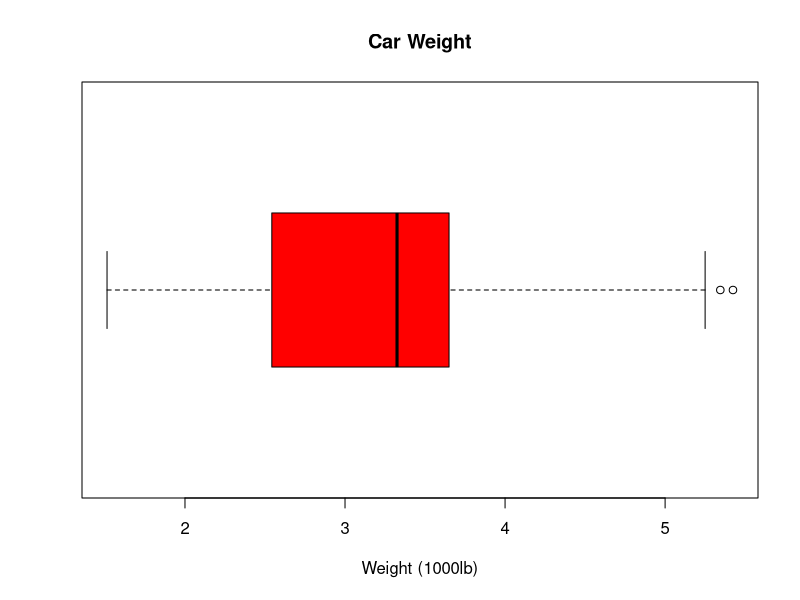
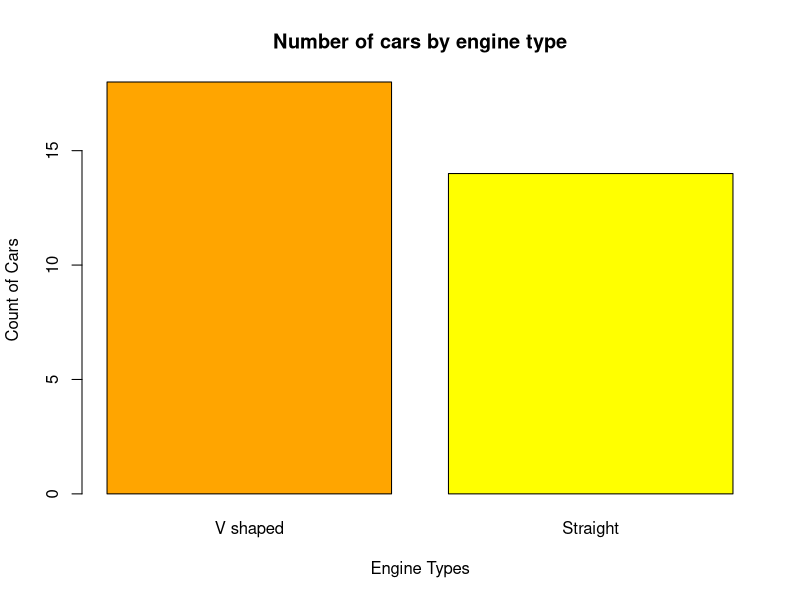
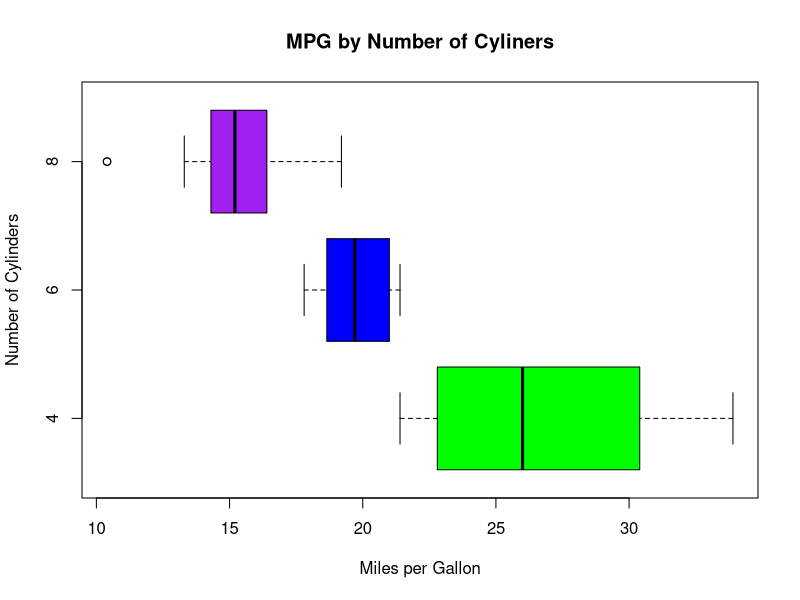
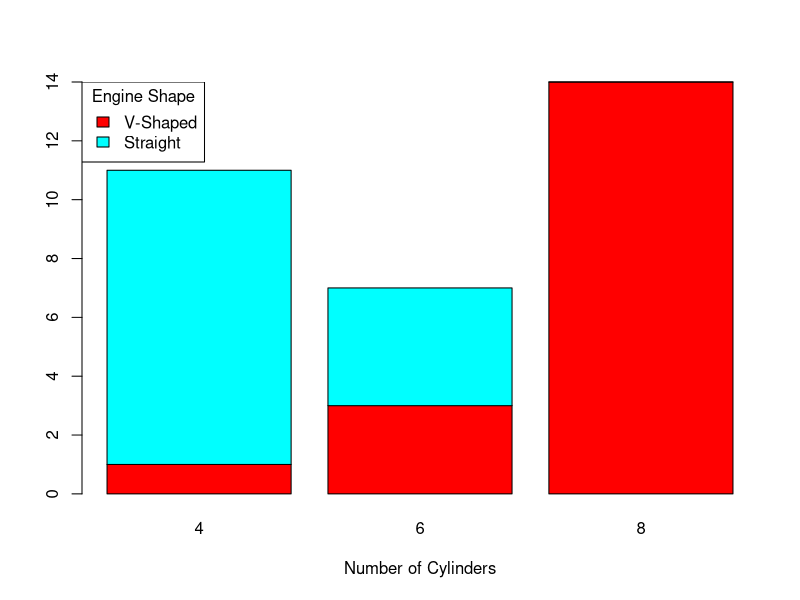
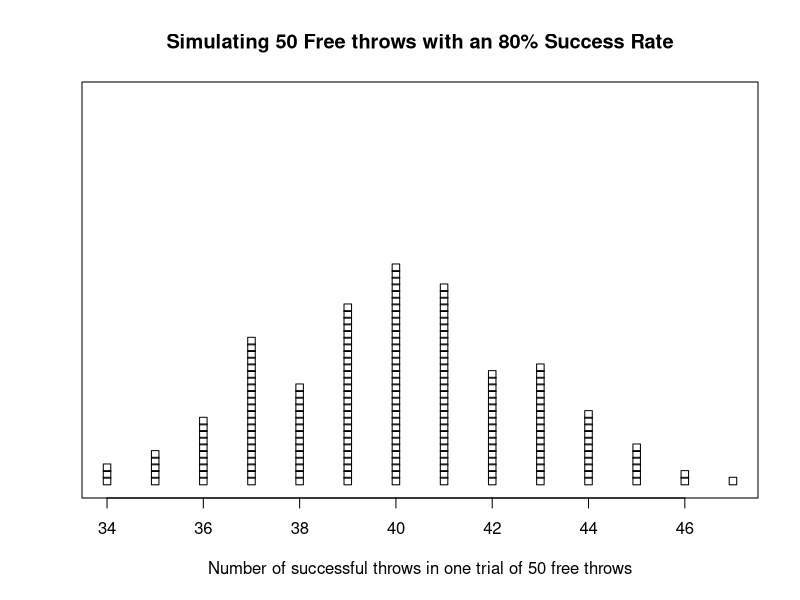

These figures' R source, in order:
## ---- chunk 1
data(mtcars)
head(mtcars)
## ---- chunk 2
boxplot(mtcars$wt,horizontal = TRUE,main="Car Weight",xlab="Weight (1000lb)",col = "red")

#relatively normal, slightly left skewed with outliers at the top end
## ---- chunk 3
vs_labels=table(mtcars$vs)
barplot(vs_labels,names.arg = c("V shaped","Straight"),main="Number of cars by engine type",xlab="Engine Types", ylab = "Count of Cars",col = c("orange","yellow"))
## ---- chunk 4
boxplot(mpg~cyl,data = mtcars,main="MPG by Number of Cyliners",ylab = "Number of Cylinders",xlab = "Miles per Gallon",col=c("green","blue","purple"),horizontal = TRUE)
## ---- chunk 5
barplot(table(mtcars$vs, mtcars$cyl), col = rainbow(2), xlab = "Number of Cylinders")
legend("topleft", legend = c("V-Shaped", "Straight"), fill = rainbow(2), title = "Engine Shape")
## ---- chunk 6
mean(mtcars$mpg)
upper=mean(mtcars$mpg)+sd(mtcars$mpg)
lower=mean(mtcars$mpg)+sd(mtcars$mpg)
one.sd=subset(mtcars,mpg>lower&mpg<upper)

highoutliers=22.8+1.5*IQR(mtcars$mpg)
lowoutliers=15.43-1.5*IQR(mtcars$mpg)
summary(mtcars$mpg)

#One outlier,33.9
## ---- chunk 7
# repeat procedure 200 times
results = c();
for(i in 1:200){
  # take a sample for a dataset where there are 8 1's representing successful throws and 2 0's representing unsuccessful throws. 
  # don't worry! we will talk more about this code later!
  results[i] = sum(sample(c(1,1,1,1,1,1,1,1,0,0), 50 ,replace = TRUE))
}

stripchart(results, method = "stack",ylim = c(0,250), xlab = "Number of successful throws in one trial of 50 free throws", main = "Simulating 50 Free throws with an 80% Success Rate")
## ---- chunk 8
z=(3.9-2.1)/0.8
## ---- chunk 9
pnorm(1.9,2.1,.8)
## ---- chunk 10
qnorm(.72,2.1,.8)
## ---- chunk 11
pnorm(2,2.1,.8)
pnorm(3,2.1,.8,lower.tail = FALSE)
1-(.4503+.1203)
## ---- chunk 12
library(datasets)
data("iris")
head(iris)
## ---- chunk 13
dim(iris)
observations=150*5
#5 variables
## ---- chunk 14
iris$Sepal.Length
## ---- chunk 15
summary(iris$Sepal.Width)
## ---- chunk 16
min(iris$Petal.Width)
## ---- chunk 17

## ---- chunk 18
median(iris$Sepal.Width)
## ---- chunk 19
iris[5,3]
## ---- chunk 20
iris[1:10,2]
## ---- chunk 21
iris[,3]
## ---- chunk 22
sub1=subset(iris, Petal.Width==0.2|Species=="virginica")
## ---- chunk 23
sub2=subset(iris,Species=="setosa"&Sepal.Width>3.3)
## ---- chunk 24
sub=subset(iris,Sepal.Length>4&Sepal.Width>3.5,select = c(Species,Petal.Width))
